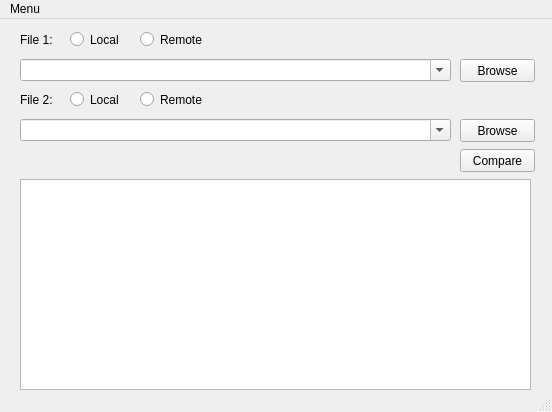
<?xml version="1.0" encoding="UTF-8"?>
<ui version="4.0">
 <class>MainWindow</class>
 <widget class="QMainWindow" name="MainWindow">
  <property name="geometry">
   <rect>
    <x>0</x>
    <y>0</y>
    <width>552</width>
    <height>412</height>
   </rect>
  </property>
  <property name="windowTitle">
   <string>Remote Diff Tool</string>
  </property>
  <widget class="QWidget" name="centralwidget">
   <widget class="QLabel" name="label_Path1">
    <property name="geometry">
     <rect>
      <x>20</x>
      <y>10</y>
      <width>71</width>
      <height>21</height>
     </rect>
    </property>
    <property name="text">
     <string>File 1:</string>
    </property>
   </widget>
   <widget class="QLabel" name="label_Path2">
    <property name="geometry">
     <rect>
      <x>20</x>
      <y>70</y>
      <width>71</width>
      <height>21</height>
     </rect>
    </property>
    <property name="text">
     <string>File 2:</string>
    </property>
   </widget>
   <widget class="QComboBox" name="comboBox_Path1">
    <property name="geometry">
     <rect>
      <x>20</x>
      <y>40</y>
      <width>431</width>
      <height>22</height>
     </rect>
    </property>
    <property name="editable">
     <bool>true</bool>
    </property>
   </widget>
   <widget class="QComboBox" name="comboBox_Path2">
    <property name="geometry">
     <rect>
      <x>20</x>
      <y>100</y>
      <width>431</width>
      <height>22</height>
     </rect>
    </property>
    <property name="editable">
     <bool>true</bool>
    </property>
   </widget>
   <widget class="QPushButton" name="pushButton_Compare">
    <property name="geometry">
     <rect>
      <x>460</x>
      <y>130</y>
      <width>75</width>
      <height>23</height>
     </rect>
    </property>
    <property name="text">
     <string>Compare</string>
    </property>
   </widget>
   <widget class="QTextEdit" name="textEdit_Log">
    <property name="geometry">
     <rect>
      <x>20</x>
      <y>160</y>
      <width>511</width>
      <height>211</height>
     </rect>
    </property>
    <property name="font">
     <font>
      <family>Courier</family>
     </font>
    </property>
   </widget>
   <widget class="QPushButton" name="pushButton_Browse1">
    <property name="geometry">
     <rect>
      <x>460</x>
      <y>40</y>
      <width>75</width>
      <height>23</height>
     </rect>
    </property>
    <property name="text">
     <string>Browse</string>
    </property>
   </widget>
   <widget class="QPushButton" name="pushButton_Browse2">
    <property name="geometry">
     <rect>
      <x>460</x>
      <y>100</y>
      <width>75</width>
      <height>23</height>
     </rect>
    </property>
    <property name="text">
     <string>Browse</string>
    </property>
   </widget>
   <widget class="QRadioButton" name="radioButton_Path1_Local">
    <property name="geometry">
     <rect>
      <x>70</x>
      <y>10</y>
      <width>82</width>
      <height>21</height>
     </rect>
    </property>
    <property name="text">
     <string>Local</string>
    </property>
    <attribute name="buttonGroup">
     <string notr="true">buttonGroup_File1</string>
    </attribute>
   </widget>
   <widget class="QRadioButton" name="radioButton_Path2_Local">
    <property name="geometry">
     <rect>
      <x>70</x>
      <y>70</y>
      <width>82</width>
      <height>21</height>
     </rect>
    </property>
    <property name="text">
     <string>Local</string>
    </property>
    <attribute name="buttonGroup">
     <string notr="true">buttonGroup_File2</string>
    </attribute>
   </widget>
   <widget class="QRadioButton" name="radioButton_Path1_Remote">
    <property name="geometry">
     <rect>
      <x>140</x>
      <y>10</y>
      <width>82</width>
      <height>21</height>
     </rect>
    </property>
    <property name="text">
     <string>Remote</string>
    </property>
    <attribute name="buttonGroup">
     <string notr="true">buttonGroup_File1</string>
    </attribute>
   </widget>
   <widget class="QRadioButton" name="radioButton_Path2_Remote">
    <property name="geometry">
     <rect>
      <x>140</x>
      <y>70</y>
      <width>82</width>
      <height>21</height>
     </rect>
    </property>
    <property name="text">
     <string>Remote</string>
    </property>
    <attribute name="buttonGroup">
     <string notr="true">buttonGroup_File2</string>
    </attribute>
   </widget>
  </widget>
  <widget class="QMenuBar" name="menubar">
   <property name="geometry">
    <rect>
     <x>0</x>
     <y>0</y>
     <width>552</width>
     <height>21</height>
    </rect>
   </property>
   <widget class="QMenu" name="menuMenu">
    <property name="title">
     <string>Menu</string>
    </property>
    <addaction name="actionConfig"/>
   </widget>
   <addaction name="menuMenu"/>
  </widget>
  <widget class="QStatusBar" name="statusbar"/>
  <action name="actionItem_1">
   <property name="text">
    <string>Item 1</string>
   </property>
  </action>
  <action name="actionConfig">
   <property name="text">
    <string>Config</string>
   </property>
  </action>
 </widget>
 <resources/>
 <connections/>
 <buttongroups>
  <buttongroup name="buttonGroup_File1"/>
  <buttongroup name="buttonGroup_File2"/>
 </buttongroups>
</ui>
